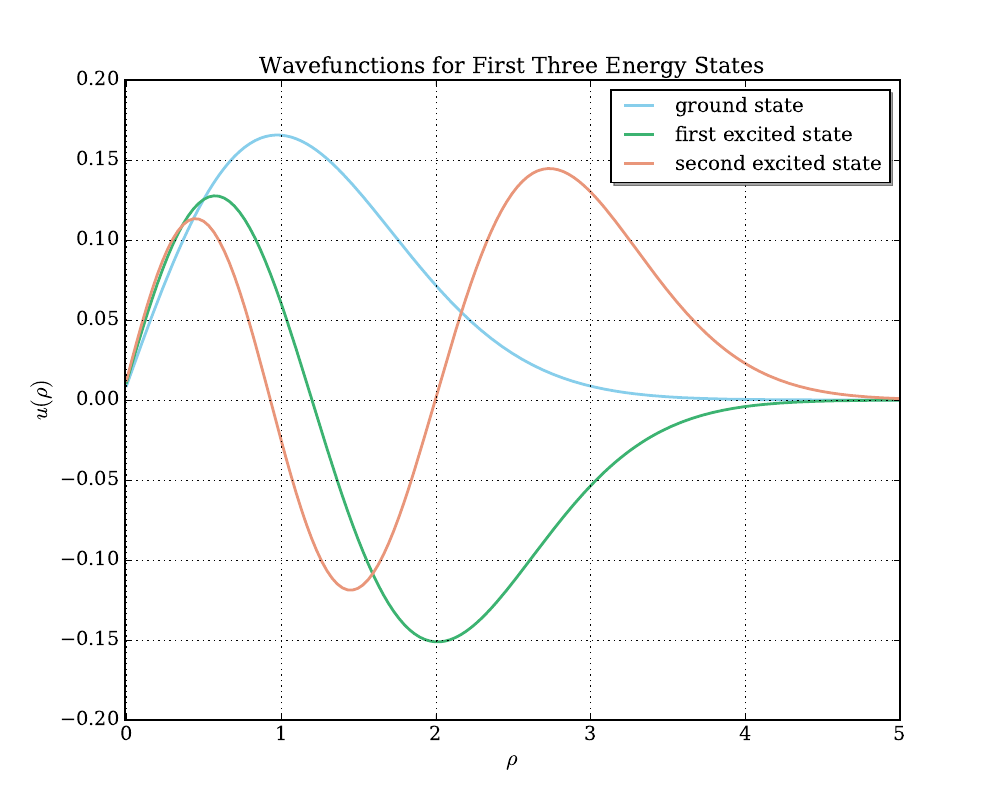

Here is the Python script that generated this plot:
import matplotlib.pyplot as plt
from matplotlib.lines import Line2D
import numpy as np
import os
import sys
from pylab import *
matplotlib.rcParams['font.family'] = "serif"
from matplotlib import ticker
from matplotlib.ticker import ScalarFormatter

filenames = [("benchmark/oscillator"+str(i)+".dat") for i in range(1,4)]
labels = ["ground state","first excited state","second excited state"]
colors = ['skyblue', 'mediumseagreen', 'darksalmon']

plt.figure(figsize=(10,8))
fig = plt.figure(1)
axes = plt.gca()
axes.set_xlim([-0.01,5])
axes.tick_params(labelsize=14)

for i in range(0,3):
	file = np.loadtxt(filenames[i],unpack=True)
	plt.plot(file[0],file[1],linewidth=2,label=labels[i],color=colors[i])


legend = plt.legend(loc='upper right', shadow=True)
plt.xlabel(r'$\rho$', fontsize=16, weight='normal', family='serif')
plt.ylabel(r'$u(\rho)$', fontsize=16, weight='normal', family='serif')
plt.title(r'Wavefunctions for First Three Energy States', fontsize=16, weight='normal', family='serif')
plt.grid()

figname = 'wvfunc_1e.pdf'
plt.savefig(figname, format='pdf')
os.system('okular '+figname)